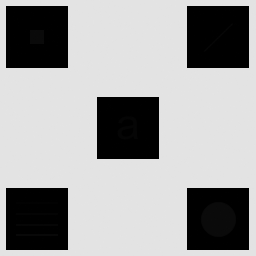
#> input picture Imagen_con_detalles_escondidos.tif, 256 x 256 px
$ python problema_1_PDI.py
#> lines starting #> are read from the running program, lines starting #| are printed output that depends on the picture
import cv2
import numpy as np
import matplotlib.pyplot as plt
import os

# --- Cargo imagen ------------------------------------------------------------
img_path = os.path.join(os.getcwd(), 'Imagen_con_detalles_escondidos.tif')
img = cv2.imread(img_path, cv2.IMREAD_GRAYSCALE)
#> img is the input picture: shape (256, 256); min 0, max 228, mean 160.7

if img is None:
    raise ValueError("La imagen no se pudo cargar. Verifica el path o nombre del archivo.")

plt.figure(), plt.imshow(img, cmap='gray', vmin=0, vmax=255), plt.title('Imagen Original'), plt.show(block=False)

# --- Función de ecualización local -------------------------------------------
def ecualizacion_local(imagen, M, N):
#> called with M = 3, N = 3
    alto, ancho = imagen.shape
#> alto = 256; ancho = 256
    offset_M = M // 2
    offset_N = N // 2

    # Agregar borde para evitar problemas en los bordes
    imagen_bordeada = cv2.copyMakeBorder(imagen, offset_M, offset_M, offset_N, offset_N, borderType=cv2.BORDER_REPLICATE)
    salida = np.zeros_like(imagen)

    # Recorrer toda la imagen y aplicar ecualización local
    for i in range(alto):
        for j in range(ancho):
            ventana = imagen_bordeada[i:i+M, j:j+N]
            hist = cv2.calcHist([ventana], [0], None, [256], [0, 256]).flatten()
            cdf = np.cumsum(hist)
            cdf_normalizada = (cdf - cdf.min()) * 255 / (cdf.max() - cdf.min())
            cdf_normalizada = cdf_normalizada.astype('uint8')
            salida[i, j] = cdf_normalizada[imagen[i, j]]
    return salida

# --- Aplicar ecualización local con distintos tamaños ------------------------
img_3 = ecualizacion_local(img, 3, 3)
img_5 = ecualizacion_local(img, 5, 5)
#> call 2 of ecualizacion_local, with M = 5, N = 5
#> after the loop in ecualizacion_local (call 2), `for i in range(alto):`:
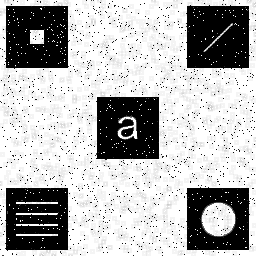
#> salida: shape (256, 256); min 0, max 255, mean 179.2
img_7 = ecualizacion_local(img, 7, 7)
img_9 = ecualizacion_local(img, 9, 9)
img_15 = ecualizacion_local(img, 15, 15)
img_21 = ecualizacion_local(img, 21, 21)
#> after the loop in ecualizacion_local (call 6), `for i in range(alto):`:
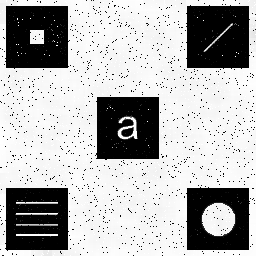
#> salida: shape (256, 256); min 0, max 255, mean 177.5
img_31 = ecualizacion_local(img, 31, 31)
img_41 = ecualizacion_local(img, 41, 41)
img_51 = ecualizacion_local(img, 51, 51)
#> in ecualizacion_local (call 9), `imagen_bordeada = cv2.copyMakeBorder(imagen, offset_M, offset_M, offse..`:
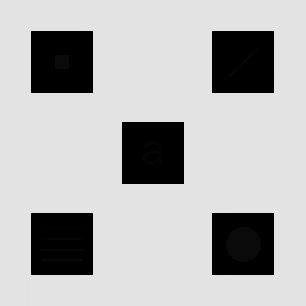
#> imagen_bordeada: shape (306, 306); min 0, max 228, mean 180.6
#> after the loop in ecualizacion_local (call 9), `for i in range(alto):`:
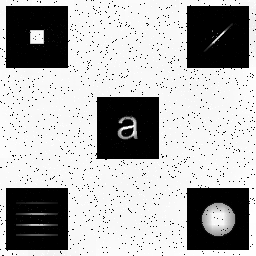
#> salida: shape (256, 256); min 0, max 255, mean 175.8


plt.figure(figsize=(12, 10))

plt.subplot(331), plt.imshow(img_3, cmap='gray', vmin=0, vmax=255), plt.title('Ventana 3x3'), plt.axis('off')
plt.subplot(332), plt.imshow(img_5, cmap='gray', vmin=0, vmax=255), plt.title('Ventana 5x5'), plt.axis('off')
plt.subplot(333), plt.imshow(img_7, cmap='gray', vmin=0, vmax=255), plt.title('Ventana 7x7'), plt.axis('off')
plt.subplot(334), plt.imshow(img_9, cmap='gray', vmin=0, vmax=255), plt.title('Ventana 9x9'), plt.axis('off')
plt.subplot(335), plt.imshow(img_15, cmap='gray', vmin=0, vmax=255), plt.title('Ventana 15x15'), plt.axis('off')
plt.subplot(336), plt.imshow(img_21, cmap='gray', vmin=0, vmax=255), plt.title('Ventana 21x21'), plt.axis('off')
plt.subplot(337), plt.imshow(img_31, cmap='gray', vmin=0, vmax=255), plt.title('Ventana 31x31'), plt.axis('off')
plt.subplot(338), plt.imshow(img_41, cmap='gray', vmin=0, vmax=255), plt.title('Ventana 41x41'), plt.axis('off')
plt.subplot(339), plt.imshow(img_51, cmap='gray', vmin=0, vmax=255), plt.title('Ventana 51x51'), plt.axis('off')

plt.tight_layout()
plt.show()


hist_orig = cv2.calcHist([img], [0], None, [256], [0, 256]).ravel()
#> hist_orig = 256 values, max 43946 at index 227, min 0 at index 12, mean 256
hist_31 = cv2.calcHist([img_31], [0], None, [256], [0, 256]).ravel()
#> hist_31 = 256 values, max 16872 at index 0, min 0 at index 61, mean 256

plt.figure(figsize=(10, 8))
plt.subplot(221), plt.imshow(img, cmap='gray', vmin=0, vmax=255), plt.title('Original'), plt.axis('off')
plt.subplot(222), plt.hist(img.ravel(), 256, [0, 256]), plt.title('Histograma Original')

plt.subplot(223), plt.imshow(img_31, cmap='gray', vmin=0, vmax=255), plt.title('Ecualizada 31x31'), plt.axis('off')
plt.subplot(224), plt.hist(img_31.ravel(), 256, [0, 256]), plt.title('Histograma 31x31')
plt.tight_layout()
plt.show()
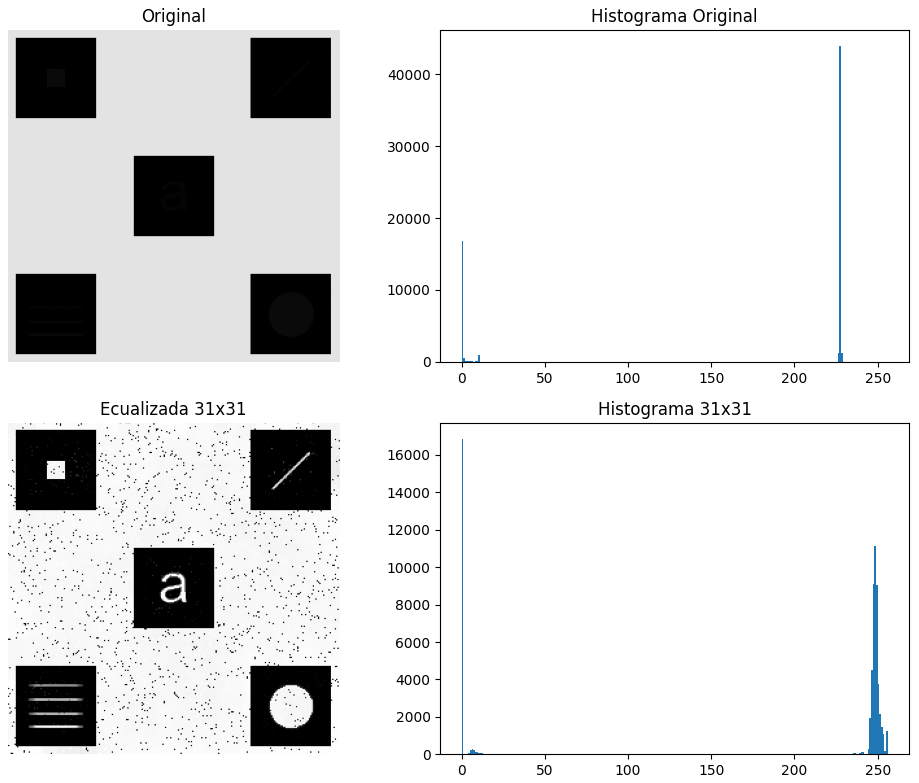
#> figure drawn by matplotlib, 4 panels; panel 2: tallest bar 43946 high, from x = 227 to 228; panel 4: tallest bar 16872 high, from x = 0 to 1


histn_31 = hist_31 / hist_31.sum()
#> histn_31 = 256 values, max 0.257 at index 0, min 0 at index 61, mean 0.00391
cdf_31 = histn_31.cumsum()
#> cdf_31 = 256 values from 0.257 to 1
plt.plot(cdf_31, color='r')
plt.title('CDF - Ecualización Local 31x31')
plt.grid(True)
plt.show()
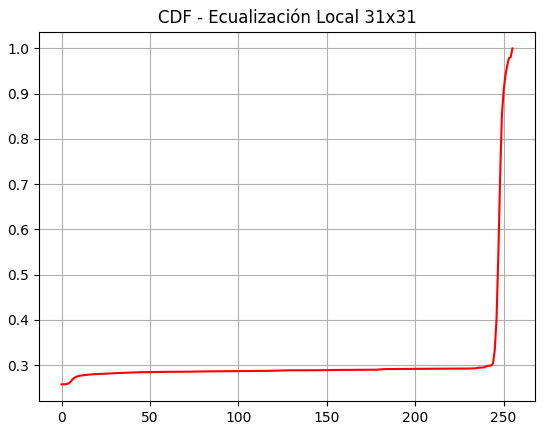
#> figure drawn by matplotlib, 1 panel; curve peaks at x = 255, y = 1

# Aplicar filtro de mediana con diferentes tamaños de kernel
img_median3 = cv2.medianBlur(img_31, 3)
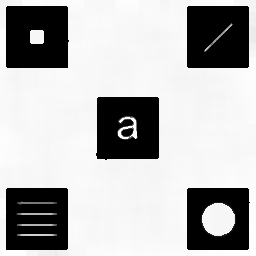
#> img_median3: shape (256, 256); min 0, max 254, mean 181.1
img_median5 = cv2.medianBlur(img_31, 5)
img_median7 = cv2.medianBlur(img_31, 7)

# Mostrar resultados
plt.figure(figsize=(10, 5))
ax1 = plt.subplot(221)
plt.imshow(img, cmap='gray')
plt.title('Imagen Original con puntitos')
plt.xticks([]), plt.yticks([])

plt.subplot(222, sharex=ax1, sharey=ax1)
plt.imshow(img_median3, cmap='gray')
plt.title('Filtro de Mediana 3x3')

plt.subplot(223, sharex=ax1, sharey=ax1)
plt.imshow(img_median5, cmap='gray')
plt.title('Filtro de Mediana 5x5')

plt.subplot(224, sharex=ax1, sharey=ax1)
plt.imshow(img_median7, cmap='gray')
plt.title('Filtro de Mediana 7x7')

plt.tight_layout()
plt.show()
